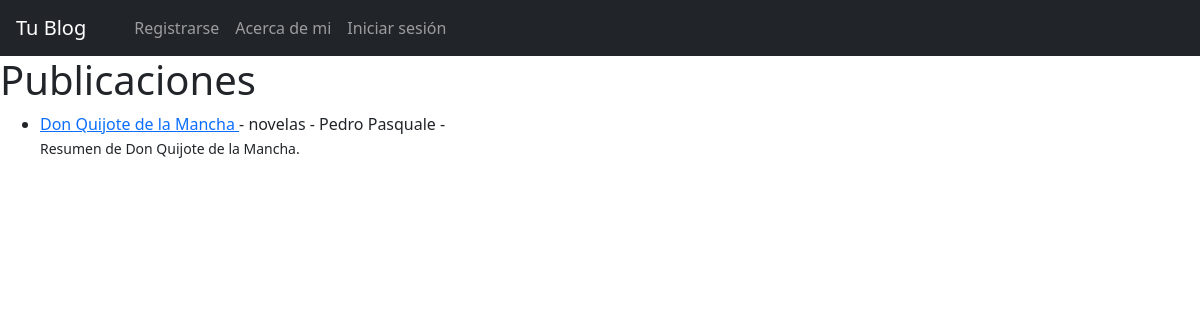
The page / on the database its author committed.
### blog/models.py (models this page shows, shortened)
class Post(models.Model):
    titulo = models.CharField(max_length=255)
    imagen_de_cabecera = models.ImageField(null = True, blank=True, upload_to="imagenes/")
    etiqueta_titulo = models.CharField(max_length=255)
    autor = models.ForeignKey(User, on_delete=models.CASCADE)
    cuerpo = RichTextField(blank=True, null=True)
    fecha = models.DateField(auto_now_add=True)
    hora = models.TimeField(auto_now_add=True)
    categoria = models.CharField(max_length=255, default="Sin categoría")
    vista = models.CharField(max_length=255)

### blog/views.py (the view)
# urls.py: path('', HomeView.as_view(), name="home"),
class HomeView(ListView):
    model = Post
    template_name = 'home.html'
    ordering = ['-id']

### blog/templates/home.html (shortened to what this page needs)
{% extends 'padre.html' %}
{% block content %}
<h1>Publicaciones</h1>
<ul>
{% for post in object_list %}
<li><a href="{% url 'detalles_articulo' post.pk %}">{{post.titulo}} </a>
    - {{post.categoria}}
    - {{post.autor.first_name}} {{post.autor.last_name}} -
<small>
    {{post.vista}}
    {% endfor %}
</ul>
{% endblock %}

### rows shown on the page
Post: titulo "Don Quijote de la Mancha", categoria "novelas", autor.first_name "Pedro", autor.last_name "Pasquale", vista "Resumen de Don Quijote de la Mancha."
